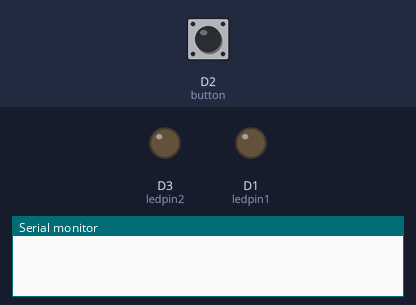
This sketch was run on a simulated ESP8266 (NodeMCU). Shown: output pins drawn as LEDs (lit = HIGH), the last lines printed to the serial monitor. Dashed ring = blinking. The inputs (shaded band) are chosen by the test bench; at power-on: D2 (button) LOW.

Above: at 1.2 s.
1.3 s: D2 (button) pulled HIGH for 0.15 s
At 1.9 s:
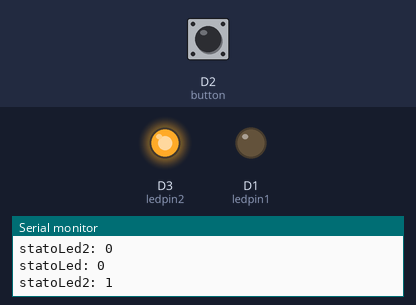
2.9 s: D2 (button) pulled HIGH for 3.2 s
At 4.0 s:
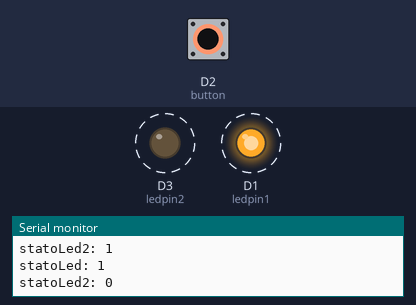
Timing chart, 0 to 7.6 s (numbered marks = the images above; inputs shaded):
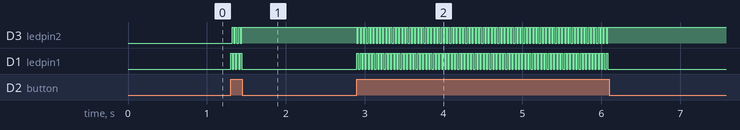

The sketch:

requirement-D.ino
```cpp
int ledpin1 = 5;  //D1(gpio5)
int ledpin2 = D3;
int button = 4;  //D2(gpio4)
int buttonState = 0;
int ledState = 0;
int tempoCorrente = 0;

void setup() {
  pinMode(ledpin1, OUTPUT);
  pinMode(ledpin2, OUTPUT);
  pinMode(button, INPUT);
}
void loop() {
  buttonState = digitalRead(button);
  if (buttonState == 1) {
    tempoCorrente = millis();
    ledState = !ledState;
    digitalWrite(ledpin1, ledState);
    digitalWrite(ledpin2, !ledState);
    Serial.print("statoLed: ");
    Serial.println(ledState);
    Serial.print("statoLed2: ");
    Serial.println(!ledState);
    delay(20);
  }

  if (ledState && millis() - tempoCorrente >= 1000) {
    ledState = 0;
    digitalWrite(ledpin1, ledState);
    digitalWrite(ledpin2, !ledState);
    Serial.print("statoLed1: ");
    Serial.println(ledState);
    Serial.print("statoLed2: ");
    Serial.println(!ledState);
  }
}
```

Measured:
- after the input at 1.3 s, D3 (ledpin2): alternates HIGH for 0.02 s and LOW for 0.02 s, 7 changes in all, then stays HIGH, starting at once; D1 (ledpin1): alternates HIGH for 0.02 s and LOW for 0.02 s, 8 changes in all, then stays LOW, starting at once
- after the input at 2.9 s, D3 (ledpin2): alternates HIGH for 0.02 s and LOW for 0.02 s, 158 changes in all, then stays HIGH, starting at once; D1 (ledpin1): alternates HIGH for 0.02 s and LOW for 0.02 s, 158 changes in all, then stays LOW, starting at once
